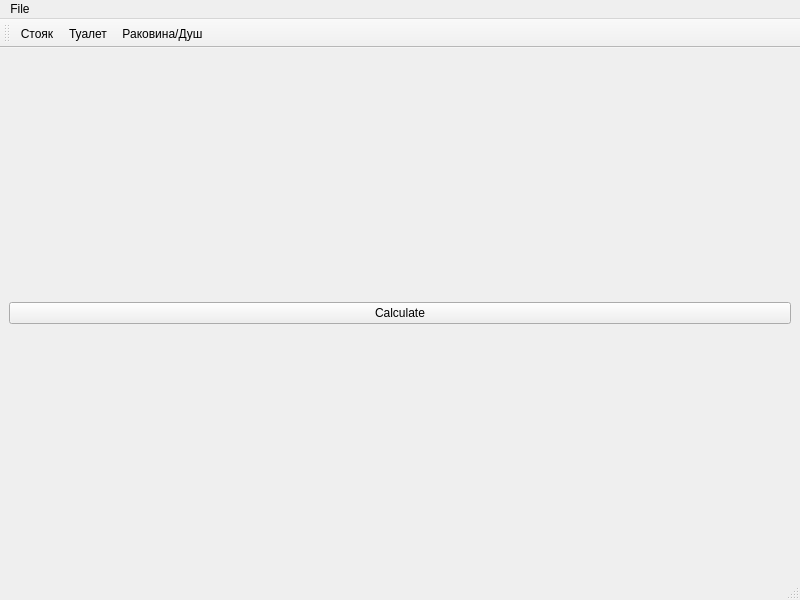
<?xml version="1.0" encoding="UTF-8"?>
<ui version="4.0">
 <class>MainWindow</class>
 <widget class="QMainWindow" name="MainWindow">
  <property name="geometry">
   <rect>
    <x>0</x>
    <y>0</y>
    <width>800</width>
    <height>600</height>
   </rect>
  </property>
  <property name="sizePolicy">
   <sizepolicy hsizetype="Maximum" vsizetype="Maximum">
    <horstretch>0</horstretch>
    <verstretch>0</verstretch>
   </sizepolicy>
  </property>
  <property name="windowTitle">
   <string>MainWindow</string>
  </property>
  <widget class="QWidget" name="centralwidget">
   <property name="sizePolicy">
    <sizepolicy hsizetype="Preferred" vsizetype="Preferred">
     <horstretch>0</horstretch>
     <verstretch>0</verstretch>
    </sizepolicy>
   </property>
   <layout class="QGridLayout" name="gridLayout">
    <property name="sizeConstraint">
     <enum>QLayout::SetDefaultConstraint</enum>
    </property>
    <item row="2" column="0" colspan="2">
     <widget class="QPushButton" name="calculatePB">
      <property name="sizePolicy">
       <sizepolicy hsizetype="Preferred" vsizetype="Fixed">
        <horstretch>0</horstretch>
        <verstretch>0</verstretch>
       </sizepolicy>
      </property>
      <property name="text">
       <string>Calculate</string>
      </property>
     </widget>
    </item>
    <item row="1" column="0" colspan="2">
     <layout class="QVBoxLayout" name="verticalLayout">
      <property name="sizeConstraint">
       <enum>QLayout::SetMaximumSize</enum>
      </property>
     </layout>
    </item>
   </layout>
  </widget>
  <widget class="QMenuBar" name="menubar">
   <property name="geometry">
    <rect>
     <x>0</x>
     <y>0</y>
     <width>800</width>
     <height>22</height>
    </rect>
   </property>
   <widget class="QMenu" name="menuFile">
    <property name="title">
     <string>File</string>
    </property>
    <addaction name="actionOpen"/>
   </widget>
   <addaction name="menuFile"/>
  </widget>
  <widget class="QStatusBar" name="statusbar"/>
  <widget class="QToolBar" name="toolBar">
   <property name="windowTitle">
    <string>toolBar</string>
   </property>
   <attribute name="toolBarArea">
    <enum>TopToolBarArea</enum>
   </attribute>
   <attribute name="toolBarBreak">
    <bool>false</bool>
   </attribute>
   <addaction name="actionStoyakTool"/>
   <addaction name="actionSortirTool"/>
   <addaction name="actionRakovinaTool"/>
  </widget>
  <action name="actionOpen">
   <property name="text">
    <string>Open</string>
   </property>
  </action>
  <action name="actionStoyakTool">
   <property name="checkable">
    <bool>true</bool>
   </property>
   <property name="text">
    <string>Стояк</string>
   </property>
   <property name="toolTip">
    <string>Stoyak Tool</string>
   </property>
  </action>
  <action name="actionSortirTool">
   <property name="checkable">
    <bool>true</bool>
   </property>
   <property name="text">
    <string>Туалет</string>
   </property>
  </action>
  <action name="actionRakovinaTool">
   <property name="checkable">
    <bool>true</bool>
   </property>
   <property name="text">
    <string>Раковина/Душ</string>
   </property>
  </action>
 </widget>
 <resources/>
 <connections/>
</ui>
